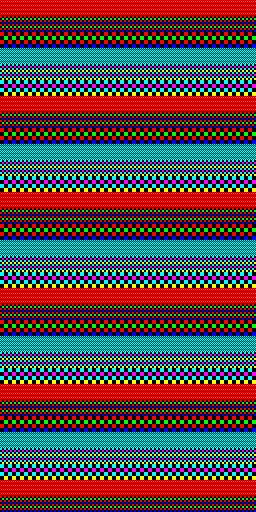

A 2D game scene composited from a Tiled map and its tileset images. What follows is a short description and the map's XML, with every tile layer's data as written:
An orthogonal 32x32 tile map with 8x16 px tiles, 1 tile layer (l0), 2 tilesets.

<map version="1.8" tiledversion="1.8.2" orientation="orthogonal" renderorder="right-down" width="32" height="32" tilewidth="8" tileheight="16" infinite="0" nextlayerid="2" nextobjectid="1">
 <tileset firstgid="1" source="8X162BPPT.BIN.0.tsx" />
 <tileset firstgid="5" source="8X162BPPT.BIN.1.tsx" />
 <layer id="1" name="l0" width="32" height="32">
  <data encoding="csv">
2,2,2,2,2,2,2,2,2,2,2,2,2,2,2,2,2,2,2,2,2,2,2,2,2,2,2,2,2,2,2,2,
3,3,3,3,3,3,3,3,3,3,3,3,3,3,3,3,3,3,3,3,3,3,3,3,3,3,3,3,3,3,3,3,
4,4,4,4,4,4,4,4,4,4,4,4,4,4,4,4,4,4,4,4,4,4,4,4,4,4,4,4,4,4,4,4,
6,6,6,6,6,6,6,6,6,6,6,6,6,6,6,6,6,6,6,6,6,6,6,6,6,6,6,6,6,6,6,6,
7,7,7,7,7,7,7,7,7,7,7,7,7,7,7,7,7,7,7,7,7,7,7,7,7,7,7,7,7,7,7,7,
8,8,8,8,8,8,8,8,8,8,8,8,8,8,8,8,8,8,8,8,8,8,8,8,8,8,8,8,8,8,8,8,
2,2,2,2,2,2,2,2,2,2,2,2,2,2,2,2,2,2,2,2,2,2,2,2,2,2,2,2,2,2,2,2,
3,3,3,3,3,3,3,3,3,3,3,3,3,3,3,3,3,3,3,3,3,3,3,3,3,3,3,3,3,3,3,3,
4,4,4,4,4,4,4,4,4,4,4,4,4,4,4,4,4,4,4,4,4,4,4,4,4,4,4,4,4,4,4,4,
6,6,6,6,6,6,6,6,6,6,6,6,6,6,6,6,6,6,6,6,6,6,6,6,6,6,6,6,6,6,6,6,
7,7,7,7,7,7,7,7,7,7,7,7,7,7,7,7,7,7,7,7,7,7,7,7,7,7,7,7,7,7,7,7,
8,8,8,8,8,8,8,8,8,8,8,8,8,8,8,8,8,8,8,8,8,8,8,8,8,8,8,8,8,8,8,8,
2,2,2,2,2,2,2,2,2,2,2,2,2,2,2,2,2,2,2,2,2,2,2,2,2,2,2,2,2,2,2,2,
3,3,3,3,3,3,3,3,3,3,3,3,3,3,3,3,3,3,3,3,3,3,3,3,3,3,3,3,3,3,3,3,
4,4,4,4,4,4,4,4,4,4,4,4,4,4,4,4,4,4,4,4,4,4,4,4,4,4,4,4,4,4,4,4,
6,6,6,6,6,6,6,6,6,6,6,6,6,6,6,6,6,6,6,6,6,6,6,6,6,6,6,6,6,6,6,6,
7,7,7,7,7,7,7,7,7,7,7,7,7,7,7,7,7,7,7,7,7,7,7,7,7,7,7,7,7,7,7,7,
8,8,8,8,8,8,8,8,8,8,8,8,8,8,8,8,8,8,8,8,8,8,8,8,8,8,8,8,8,8,8,8,
2,2,2,2,2,2,2,2,2,2,2,2,2,2,2,2,2,2,2,2,2,2,2,2,2,2,2,2,2,2,2,2,
3,3,3,3,3,3,3,3,3,3,3,3,3,3,3,3,3,3,3,3,3,3,3,3,3,3,3,3,3,3,3,3,
4,4,4,4,4,4,4,4,4,4,4,4,4,4,4,4,4,4,4,4,4,4,4,4,4,4,4,4,4,4,4,4,
6,6,6,6,6,6,6,6,6,6,6,6,6,6,6,6,6,6,6,6,6,6,6,6,6,6,6,6,6,6,6,6,
7,7,7,7,7,7,7,7,7,7,7,7,7,7,7,7,7,7,7,7,7,7,7,7,7,7,7,7,7,7,7,7,
8,8,8,8,8,8,8,8,8,8,8,8,8,8,8,8,8,8,8,8,8,8,8,8,8,8,8,8,8,8,8,8,
2,2,2,2,2,2,2,2,2,2,2,2,2,2,2,2,2,2,2,2,2,2,2,2,2,2,2,2,2,2,2,2,
3,3,3,3,3,3,3,3,3,3,3,3,3,3,3,3,3,3,3,3,3,3,3,3,3,3,3,3,3,3,3,3,
4,4,4,4,4,4,4,4,4,4,4,4,4,4,4,4,4,4,4,4,4,4,4,4,4,4,4,4,4,4,4,4,
6,6,6,6,6,6,6,6,6,6,6,6,6,6,6,6,6,6,6,6,6,6,6,6,6,6,6,6,6,6,6,6,
7,7,7,7,7,7,7,7,7,7,7,7,7,7,7,7,7,7,7,7,7,7,7,7,7,7,7,7,7,7,7,7,
8,8,8,8,8,8,8,8,8,8,8,8,8,8,8,8,8,8,8,8,8,8,8,8,8,8,8,8,8,8,8,8,
2,2,2,2,2,2,2,2,2,2,2,2,2,2,2,2,2,2,2,2,2,2,2,2,2,2,2,2,2,2,2,2,
3,3,3,3,3,3,3,3,3,3,3,3,3,3,3,3,3,3,3,3,3,3,3,3,3,3,3,3,3,3,3,3
</data>
 </layer>
</map>
